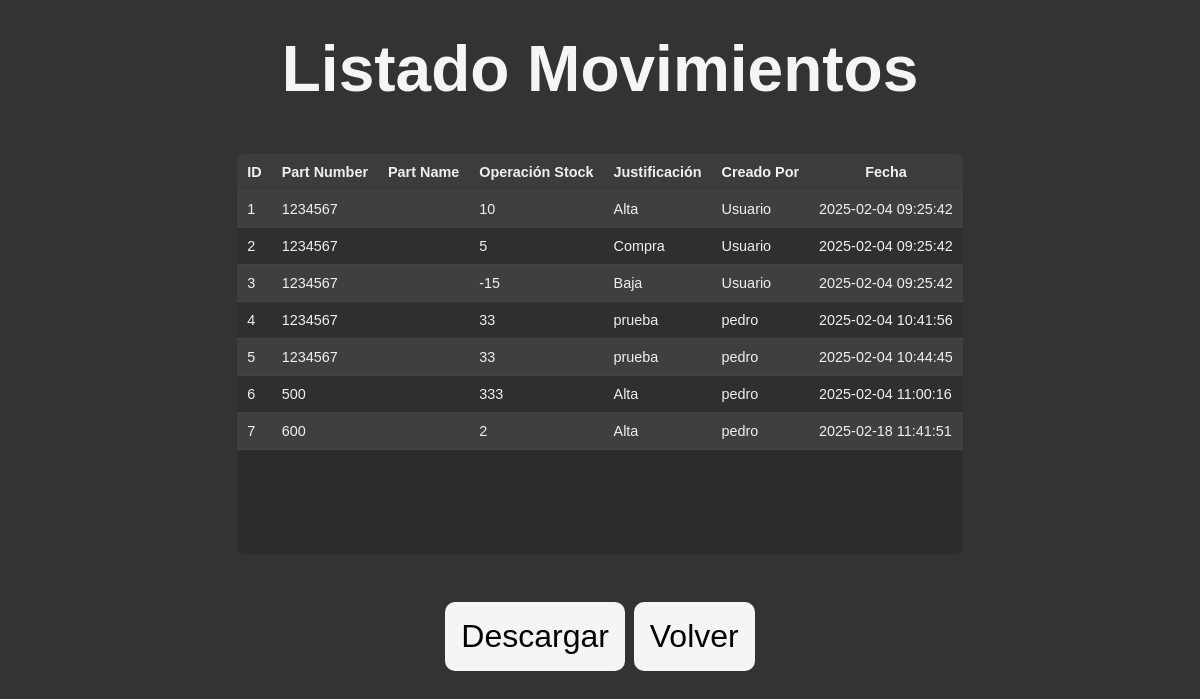
Before: /list_movimientos with the older database file.
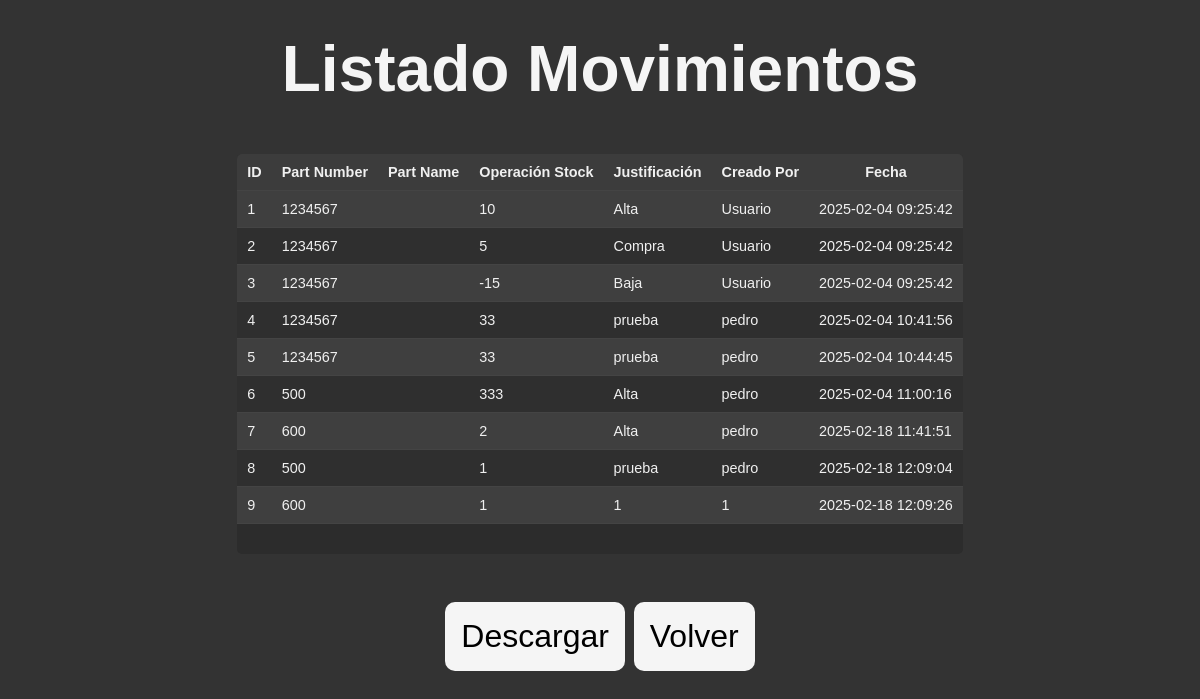
After: the same page with the newer database file.
### tables this page shows
CREATE TABLE movimientos (
        id INTEGER PRIMARY KEY AUTOINCREMENT,
        part_number TEXT NOT NULL,
        operacion_stock INTEGER NOT NULL,
        justificacion TEXT,
        creado_por TEXT,
        fecha TEXT NOT NULL,
        FOREIGN KEY (part_number) REFERENCES items(part_number)
    );

### server.py (the view)
@app.route('/list_movimientos',methods=['GET'])
def list_movimientos():
    if request.method == 'GET':
        movimientos = db.get_movimientos()  # Función que retorna la lista de filas de la tabla
        return render_template('list_movimientos.html', movimientos=movimientos)

### db_sqlite.py (called while the page is built)
def get_movimientos():
    [conexion, cursor] = create_connection()
    conexion.row_factory = sqlite3.Row  # Permite acceder a las columnas por nombre
    cursor = conexion.cursor()
    cursor.execute("SELECT * FROM movimientos")
    movimientos = [dict(row) for row in cursor.fetchall()]
    conexion.close()
    return movimientos

### templates/list_movimientos.html (shortened to what this page needs)
<!DOCTYPE html>
<html lang="es">
<head>
    <link href="{{ url_for('static', filename='styles/style.css') }}" rel="stylesheet" />
</head>
</body>
    <h1>Listado Movimientos</h1>
    <div class="table-container">
        <table>
            <thead>
                <tr>
                    <th>ID</th>
                    <th>Part Number</th>
                    <th>Part Name</th>
                    <th>Operación Stock</th>
                    <th>Justificación</th>
                    <th>Creado Por</th>
                    <th>Fecha</th>
                </tr>
            </thead>
            <tbody>
                {% for mov in movimientos %}
                <tr>
                    <td>{{ mov.id }}</td>
                    <td>{{ mov.part_number }}</td>
                    <td>{{ mov.part_name }}</td>
                    <td>{{ mov.operacion_stock }}</td>
                    <td>{{ mov.justificacion }}</td>
                    <td>{{ mov.creado_por }}</td>
                    <td>{{ mov.fecha }}</td>
                </tr>
                {% endfor %}
            </tbody>
        </table>
    </div>
    <div>
        <a href="{{ url_for('descargar_movimientos_csv') }}" class="btn">Descargar</a>
        <a href="{{ url_for('index') }}" class="btn">Volver</a>
    </div>
</body>

### static/styles/style.css (style rules this page uses)
* { margin: 0; padding: 0; box-sizing: border-box; font-family: 'Arial', sans-serif; }
a.btn { display: inline-block; padding: 1rem; background-color: whitesmoke; color: #000; text-decoration: none; border-radius: 10px; font-size: 2rem; cursor: pointer; }
.table-container { overflow-y: auto; height: 400px; margin: 1rem; font-size: 0.9rem; background-color: #2c2c2c; color: #f0f0f0; border-radius: 5px; }
table { width: 100%; border-collapse: collapse; }
thead { background-color: #3c3c3c; }
th, td { padding: 10px; border-bottom: 1px solid #444; }
tbody tr:nth-child(odd) { background-color: #3f3f3f; }
tbody tr:nth-child(even) { background-color: #2f2f2f; }

Changed rows visible on the page:
added movimientos: id "8", part_number "500", operacion_stock "1", justificacion "prueba", creado_por "pedro", fecha "2025-02-18 12:09:04"
added movimientos: id "9", part_number "600", operacion_stock "1", justificacion "1", creado_por "1", fecha "2025-02-18 12:09:26"
